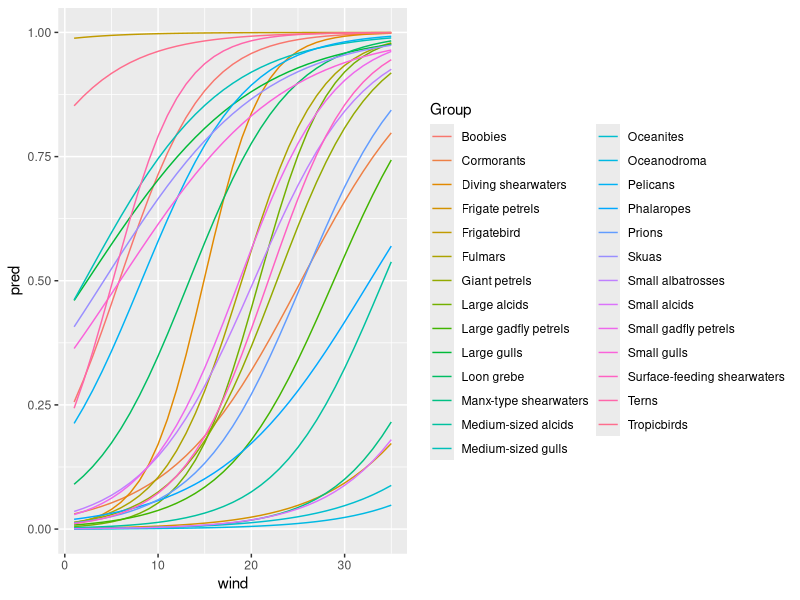
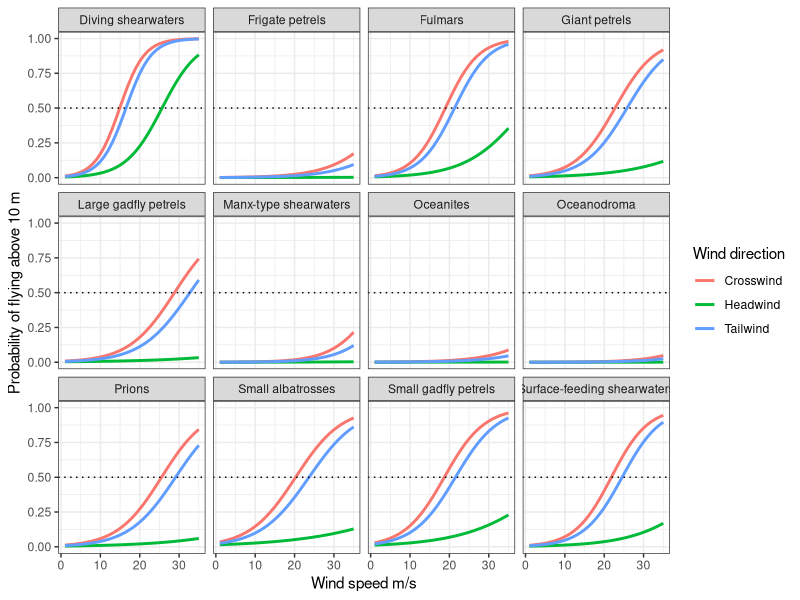

Here is the R script that generated these plots, in order:
library(ggplot2)

library(readxl)

library(dplyr)



# Use Ainley et al. (2015) GLMM coefficients to work out probabililty of birds flying above 10m 

#Fixed effect coefs - Table 3 in paper

Intercept= -1.5120   

Wind.speed= 0.1794   

Headwind =-0.7670   

Tailwind= -0.3481

California.Current= -1.6391



ETP= -3.2725

Peru.Current= -3.1522 

Wind.speed_INT_Headwind=-0.1049    

Wind.speed_INT_Tailwind=-0.0099



# Random effect coefs - Table 4 in paper, easier to import as spreadsheet

rand_effz=read.csv("ainley.2015.GLMM.coefcsv.csv")

rand_effz_table=expand.grid(Group=rand_effz$Group, wind=1:35)

rand_effz_table=left_join(rand_effz_table, rand_effz, by="Group")%>%arrange(Group)



#make average intercept
avg_intercept=mean(c(Intercept,
                      (Intercept+Headwind),
                      (Intercept+Tailwind),
                      (Intercept+California.Current),
                      (Intercept+California.Current+Headwind),
                      (Intercept+California.Current+Tailwind),
                      (Intercept+ETP),
                      (Intercept+ETP+Headwind),
                      (Intercept+ETP+Tailwind),
                      (Intercept+Peru.Current),
                      (Intercept+Peru.Current+Headwind),
                      (Intercept+Peru.Current+Tailwind)))

rand_effz_table$dev_from_avg=avg_intercept+rand_effz_table$Intercept+
  ((Wind.speed+Wind.speed_INT_Headwind+rand_effz_table$Slope)*rand_effz_table$wind) # Fig 5 assumes in Headwind (although not stated!)



fig5= ggplot(data=rand_effz_table)+ 
  geom_line(aes(x=wind, y=dev_from_avg, colour=Group))+
  scale_y_continuous(breaks=seq(-10, 8)) #recreate Ainley Fig 5


#miller plot of fig5 for ONLY groups of interest (procillariformes)
fig5miller= ggplot(data=rand_effz_table%>%filter(Group%in%c(
  "Diving shearwaters","Giant petrels","Frigate petrels" ,  "Fulmars"  ,   "Large gadfly petrels" ,     
  "Manx-type shearwaters" ,   "Oceanites"   ,   "Oceanodroma", "Prions"  ,  "Small albatrosses"  ,
  "Small gadfly petrels","Surface-feeding shearwaters" )))+ 
  geom_line(aes(x=wind, y=dev_from_avg, colour=Group))+
  scale_y_continuous(breaks=seq(-10, 8))



# now create predictions for database
rand_effz_table



# previously using more intuitive region intercept based on average region intercepts only from where birds were observed but results
# were too impacted by region so just taking mean over all regions.

rand_effz_table$region_intercept=mean(c(Intercept,(Intercept+California.Current),(Intercept+ETP),(Intercept+Peru.Current)))


# make three versions for each of the three wind angles                                    
rand_effz_final1=rand_effz_table
rand_effz_final2=rand_effz_table
rand_effz_final3=rand_effz_table



rand_effz_final1$pred=plogis(rand_effz_final1$region_intercept+rand_effz_final1$Intercept+
                                ((Wind.speed+rand_effz_final1$Slope)*rand_effz_final1$wind))
rand_effz_final1$wind_dir="Crosswind"



rand_effz_final2$pred=plogis(rand_effz_final2$region_intercept+Headwind+rand_effz_final2$Intercept+
                                ((Wind.speed+Wind.speed_INT_Headwind+rand_effz_final2$Slope)*rand_effz_final2$wind))
rand_effz_final2$wind_dir="Headwind"



rand_effz_final3$pred=plogis(rand_effz_final3$region_intercept+Tailwind+rand_effz_final3$Intercept+
                                ((Wind.speed+Wind.speed_INT_Tailwind+rand_effz_final3$Slope)*rand_effz_final3$wind))

rand_effz_final3$wind_dir="Tailwind"



rand_effz_final=rbind(rand_effz_final1, rand_effz_final2, rand_effz_final3) # combine three wind angles



ggplot(data=rand_effz_final%>%filter(wind_dir=="Crosswind"))+ geom_line(aes(x=wind, y=pred, colour=Group))



#plot variation with wind direction
ggplot(data=rand_effz_final%>%filter(Group%in%c(
  "Diving shearwaters","Giant petrels","Frigate petrels" ,  "Fulmars"  ,   "Large gadfly petrels" ,     
  "Manx-type shearwaters" ,   "Oceanites"   ,   "Oceanodroma", "Prions"  ,  "Small albatrosses"  ,
  "Small gadfly petrels","Surface-feeding shearwaters" )))+ 
  geom_line(aes(x=wind, y=pred, colour=wind_dir), size=1)+
  facet_wrap(~Group)+
  geom_hline(aes(yintercept =0.5), linetype=3)+
  xlab("Wind speed m/s")+ylab("Probability of flying above 10 m")+labs(colour="Wind direction")+
  theme_bw()



# make final dataset, which, for each flight group, takes average Probability of flying above 10 m
# when averaged across wind speeds (1-35m/s) and the 3 wind angles.

out_dat=rand_effz_final%>%group_by(Group)%>%summarise(mean_pred=mean(pred), sd_pred=sd(pred))

# sd not used ultimately

